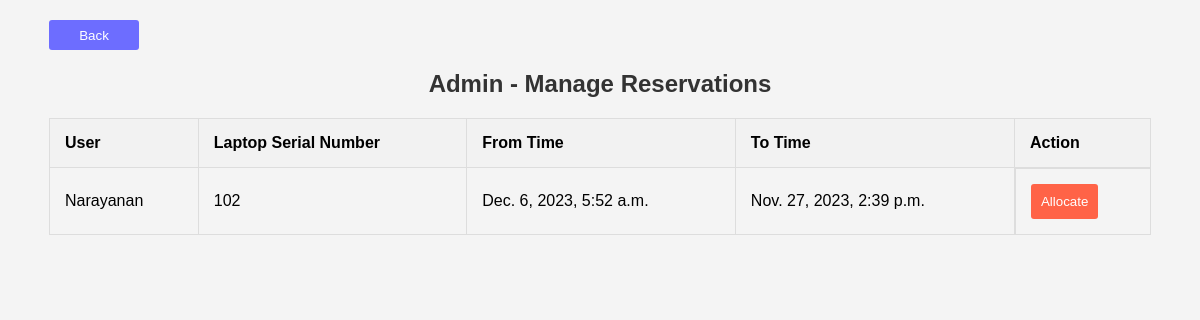
Page /list on the committed database.
### app/models.py (models this page shows, shortened)
class Reservation(models.Model):
    student = models.ForeignKey(User, on_delete=models.CASCADE, default=None)
    laptop = models.ForeignKey(Laptop, on_delete=models.CASCADE, default=None)
    fromtime = models.DateTimeField(default=timezone.now)
    totime = models.DateTimeField()

class Laptop(models.Model):
    serial_number = models.CharField(max_length=20, unique=True)
    model = models.CharField(max_length=50)
    condition = models.ForeignKey(Condition,on_delete=models.CASCADE)
    is_available = models.BooleanField(default=True)

### app/views.py (the view)
# urls.py: path('list',listreserve.as_view(),name='adminreservation'),
class listreserve(ListView):
    model=Reservation
    template_name="listreserve.html"
    success_url=reverse_lazy("allocated_laptops")

### app/templates/listreserve.html (shortened to what this page needs)
<!DOCTYPE html>
<html lang="en">
<head>
</head>
<body>
    <div class="container">
        <div class="add">
            <button class="button add-button" style="background-color: rgb(109, 109, 255);"><a href="{% url 'allocated_laptops' %}">Back</a></button>
        </div>
        <h2>Admin - Manage Reservations</h2>
        <table>
            <thead>
                <tr>
                    <th>User</th>
                    <th>Laptop Serial Number</th>
                    <th>From Time</th>
                    <th>To Time</th>
                    <th>Action</th>
                </tr>
            </thead>
            <tbody>
                {% for reservation in object_list %}
                    <tr>
                        <td>{{ reservation.student.username }}</td>
                        <td>{{ reservation.laptop.serial_number }}</td>
                        <td>{{ reservation.fromtime }}</td>
                        <td>{{ reservation.totime }}</td>
                        <td class="action-buttons">
                            <form method="post" action="{%url 'delete' reservation.id %}">
                                <button class="delete-button" type="submit">Allocate</button>
                            </form>
                        </td>
                    </tr>
                {% endfor %}
            </tbody>
        </table>
    </div>
</body>
</html>

### app/templates/listreserve.html (style rules this page uses)
body { font-family: 'Arial', sans-serif; background-color: #f4f4f4; margin: 0; padding: 20px; }
h2 { text-align: center; color: #333; }
.container { width: 95%; margin: 0 auto; }
table { width: 100%; border-collapse: collapse; margin-top: 20px; }
th, td { border: 1px solid #ddd; padding: 15px; text-align: left; }
th { background-color: #f2f2f2; }
.action-buttons { display: flex; gap: 5px; }
.delete-button, .update-button { padding: 10px; background-color: #ff6347; color: #fff; text-decoration: none; cursor: pointer; border: none; border-radius: 3px; }
.add button { width: 90px; height: 30px; border: 0; border-radius: 3px; }
.add a { text-decoration: none; color: white; }

### rows in the picture
Reservation: student.username "Narayanan", laptop.serial_number "102", fromtime "Dec. 6, 2023, 5:52 a.m.", totime "Nov. 27, 2023, 2:39 p.m."
